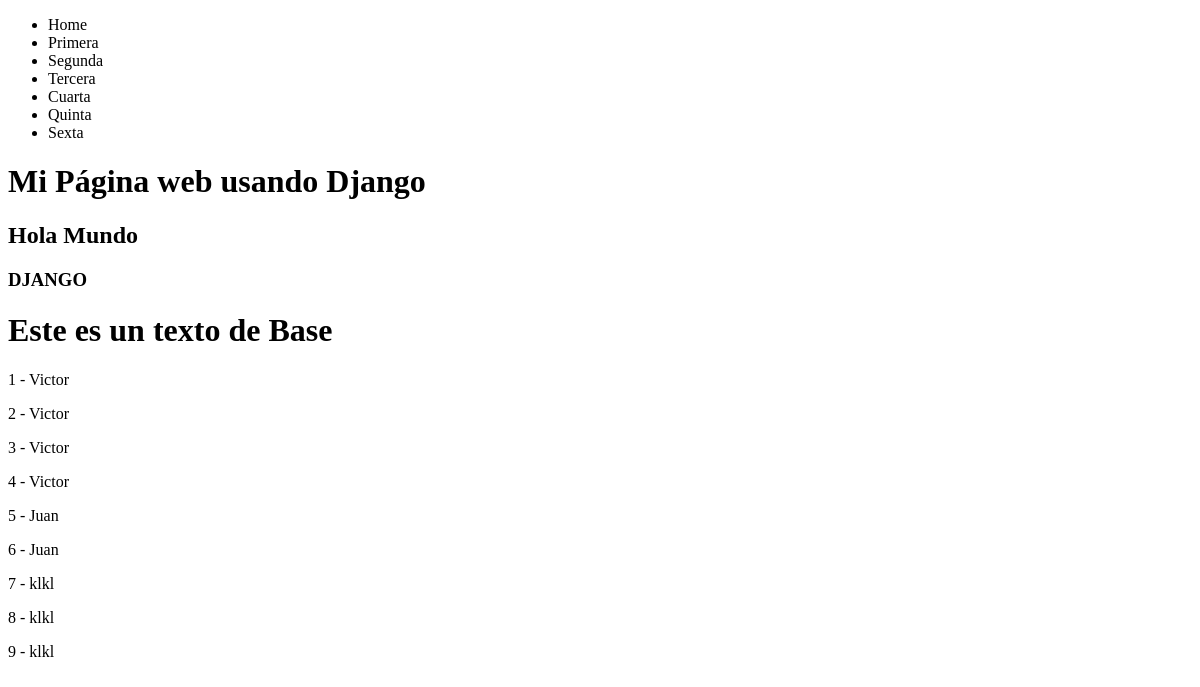
The page /personas/ on the database as committed earlier.
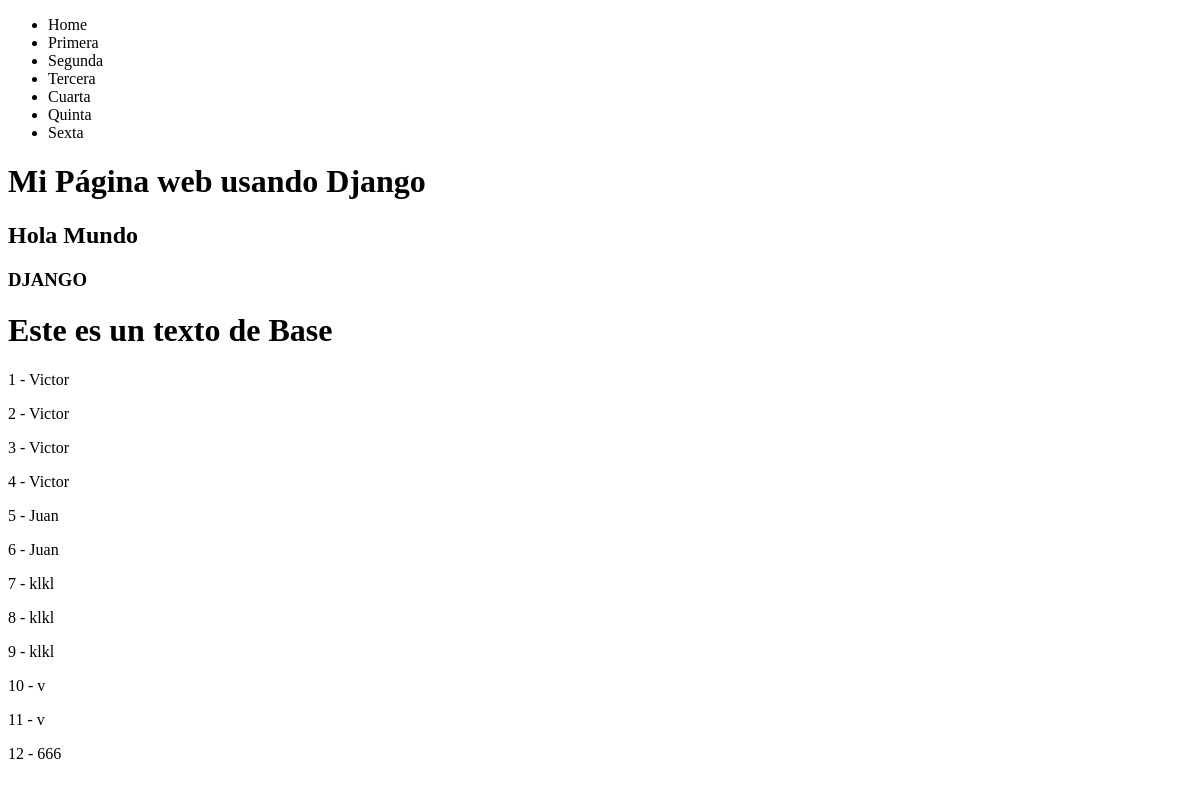
The same page on the database as committed later.
### personas/models.py (models this page shows)
class Persona(models.Model):
    nombre    = models.CharField(max_length = 100, blank=False)
    apellidos = models.CharField(max_length = 100, blank=False)
    edad      = models.IntegerField()
    email     = models.CharField(max_length = 100)
    donador   = models.BooleanField(default=False)
    dni       = models.CharField(max_length = 8, null=True)
    telefono  = models.CharField(max_length = 9, null=True)

### personas/views.py (the view)
# urls.py: path('personas/', personasListView, name = 'listing'),
def personasListView(request):
    queryset = Persona.objects.all()
    context = {
        'objectList': queryset,
    }
    return render(request, 'personas/personasLista.html', context)

### templates/personas/personasLista.html (shortened to what this page needs)
<!DOCTYPE HTML>
<html>
  <head>
  </head>
  <body>
    {% extends 'base.html' %}
    {% block content %}
    {% for instance in objectList %}
      <p> {{instance.id}} - {{instance.nombre}}</p>
    {% endfor %}
    {% endblock %}

Rows that differ between the two databases and show on the page:
added Persona: id "10", nombre "v"
added Persona: id "11", nombre "v"
added Persona: id "12", nombre "666"
